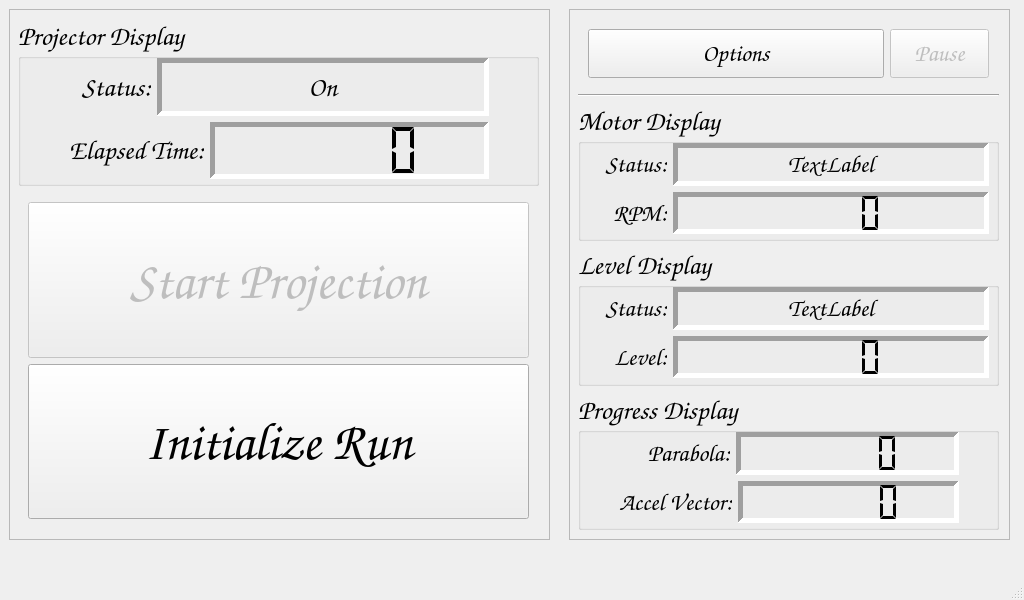
<?xml version="1.0" encoding="UTF-8"?>
<ui version="4.0">
 <class>MainWindow</class>
 <widget class="QMainWindow" name="MainWindow">
  <property name="geometry">
   <rect>
    <x>0</x>
    <y>0</y>
    <width>1024</width>
    <height>600</height>
   </rect>
  </property>
  <property name="sizePolicy">
   <sizepolicy hsizetype="Expanding" vsizetype="Expanding">
    <horstretch>0</horstretch>
    <verstretch>0</verstretch>
   </sizepolicy>
  </property>
  <property name="maximumSize">
   <size>
    <width>1024</width>
    <height>600</height>
   </size>
  </property>
  <property name="font">
   <font>
    <family>Comic Sans MS</family>
   </font>
  </property>
  <property name="windowTitle">
   <string>SpaceCal</string>
  </property>
  <property name="styleSheet">
   <string notr="true"/>
  </property>
  <widget class="QWidget" name="centralwidget">
   <property name="sizePolicy">
    <sizepolicy hsizetype="Expanding" vsizetype="Expanding">
     <horstretch>0</horstretch>
     <verstretch>0</verstretch>
    </sizepolicy>
   </property>
   <property name="maximumSize">
    <size>
     <width>1024</width>
     <height>600</height>
    </size>
   </property>
   <property name="styleSheet">
    <string notr="true"/>
   </property>
   <widget class="QFrame" name="leftFrame">
    <property name="geometry">
     <rect>
      <x>9</x>
      <y>9</y>
      <width>541</width>
      <height>531</height>
     </rect>
    </property>
    <property name="frameShape">
     <enum>QFrame::StyledPanel</enum>
    </property>
    <property name="frameShadow">
     <enum>QFrame::Raised</enum>
    </property>
    <widget class="QWidget" name="verticalLayoutWidget_3">
     <property name="geometry">
      <rect>
       <x>9</x>
       <y>9</y>
       <width>521</width>
       <height>511</height>
      </rect>
     </property>
     <layout class="QVBoxLayout" name="leftFrameLayout" stretch="2,4">
      <item>
       <widget class="QGroupBox" name="groupBox_projDisplay">
        <property name="sizePolicy">
         <sizepolicy hsizetype="Expanding" vsizetype="Expanding">
          <horstretch>0</horstretch>
          <verstretch>0</verstretch>
         </sizepolicy>
        </property>
        <property name="font">
         <font>
          <family>Comic Sans MS</family>
          <pointsize>20</pointsize>
          <bold>true</bold>
         </font>
        </property>
        <property name="title">
         <string>Projector Display</string>
        </property>
        <widget class="QWidget" name="verticalLayoutWidget_4">
         <property name="geometry">
          <rect>
           <x>50</x>
           <y>40</y>
           <width>421</width>
           <height>121</height>
          </rect>
         </property>
         <layout class="QVBoxLayout" name="verticalLayout_4" stretch="0,0">
          <item>
           <layout class="QHBoxLayout" name="horizontalLayout_2" stretch="1,4">
            <item>
             <widget class="QLabel" name="label_3">
              <property name="font">
               <font>
                <family>Comic Sans MS</family>
                <pointsize>20</pointsize>
                <bold>false</bold>
               </font>
              </property>
              <property name="text">
               <string>Status:</string>
              </property>
              <property name="alignment">
               <set>Qt::AlignRight|Qt::AlignTrailing|Qt::AlignVCenter</set>
              </property>
             </widget>
            </item>
            <item>
             <widget class="QLabel" name="statusProjector">
              <property name="font">
               <font>
                <family>Comic Sans MS</family>
                <pointsize>20</pointsize>
                <bold>false</bold>
               </font>
              </property>
              <property name="frameShape">
               <enum>QFrame::Panel</enum>
              </property>
              <property name="frameShadow">
               <enum>QFrame::Sunken</enum>
              </property>
              <property name="lineWidth">
               <number>5</number>
              </property>
              <property name="text">
               <string>On</string>
              </property>
              <property name="alignment">
               <set>Qt::AlignCenter</set>
              </property>
             </widget>
            </item>
           </layout>
          </item>
          <item>
           <layout class="QHBoxLayout" name="horizontalLayout_3" stretch="1,3">
            <item>
             <widget class="QLabel" name="label_5">
              <property name="font">
               <font>
                <family>Comic Sans MS</family>
                <pointsize>20</pointsize>
                <bold>false</bold>
               </font>
              </property>
              <property name="text">
               <string>Elapsed Time:</string>
              </property>
              <property name="alignment">
               <set>Qt::AlignRight|Qt::AlignTrailing|Qt::AlignVCenter</set>
              </property>
             </widget>
            </item>
            <item>
             <widget class="QLCDNumber" name="projectionTime">
              <property name="font">
               <font>
                <family>Comic Sans MS</family>
                <pointsize>18</pointsize>
                <bold>false</bold>
               </font>
              </property>
              <property name="frameShape">
               <enum>QFrame::Panel</enum>
              </property>
              <property name="frameShadow">
               <enum>QFrame::Sunken</enum>
              </property>
              <property name="lineWidth">
               <number>5</number>
              </property>
              <property name="digitCount">
               <number>5</number>
              </property>
              <property name="segmentStyle">
               <enum>QLCDNumber::Flat</enum>
              </property>
              <property name="intValue" stdset="0">
               <number>0</number>
              </property>
             </widget>
            </item>
           </layout>
          </item>
         </layout>
        </widget>
       </widget>
      </item>
      <item>
       <layout class="QVBoxLayout" name="btnLayoutMain" stretch="0,0">
        <property name="spacing">
         <number>-1</number>
        </property>
        <property name="leftMargin">
         <number>10</number>
        </property>
        <property name="topMargin">
         <number>10</number>
        </property>
        <property name="rightMargin">
         <number>10</number>
        </property>
        <property name="bottomMargin">
         <number>10</number>
        </property>
        <item>
         <widget class="QPushButton" name="btnProject">
          <property name="enabled">
           <bool>false</bool>
          </property>
          <property name="sizePolicy">
           <sizepolicy hsizetype="Expanding" vsizetype="Expanding">
            <horstretch>0</horstretch>
            <verstretch>0</verstretch>
           </sizepolicy>
          </property>
          <property name="font">
           <font>
            <family>Comic Sans MS</family>
            <pointsize>40</pointsize>
           </font>
          </property>
          <property name="text">
           <string>Start Projection</string>
          </property>
         </widget>
        </item>
        <item>
         <widget class="QPushButton" name="btnInit">
          <property name="enabled">
           <bool>true</bool>
          </property>
          <property name="sizePolicy">
           <sizepolicy hsizetype="Expanding" vsizetype="Expanding">
            <horstretch>0</horstretch>
            <verstretch>0</verstretch>
           </sizepolicy>
          </property>
          <property name="font">
           <font>
            <family>Comic Sans MS</family>
            <pointsize>40</pointsize>
           </font>
          </property>
          <property name="text">
           <string>Initialize Run</string>
          </property>
         </widget>
        </item>
       </layout>
      </item>
     </layout>
    </widget>
   </widget>
   <widget class="QFrame" name="rightFrame">
    <property name="geometry">
     <rect>
      <x>569</x>
      <y>9</y>
      <width>441</width>
      <height>531</height>
     </rect>
    </property>
    <property name="font">
     <font>
      <family>Comic Sans MS</family>
      <pointsize>18</pointsize>
     </font>
    </property>
    <property name="frameShape">
     <enum>QFrame::StyledPanel</enum>
    </property>
    <property name="frameShadow">
     <enum>QFrame::Raised</enum>
    </property>
    <widget class="QWidget" name="verticalLayoutWidget">
     <property name="geometry">
      <rect>
       <x>9</x>
       <y>10</y>
       <width>421</width>
       <height>511</height>
      </rect>
     </property>
     <layout class="QVBoxLayout" name="rightFrameLayout" stretch="1,0,2,2,2">
      <item>
       <layout class="QHBoxLayout" name="btnLayoutOptions" stretch="3,1">
        <property name="leftMargin">
         <number>10</number>
        </property>
        <property name="topMargin">
         <number>10</number>
        </property>
        <property name="rightMargin">
         <number>10</number>
        </property>
        <property name="bottomMargin">
         <number>10</number>
        </property>
        <item>
         <widget class="QPushButton" name="btnOptions">
          <property name="enabled">
           <bool>true</bool>
          </property>
          <property name="sizePolicy">
           <sizepolicy hsizetype="Expanding" vsizetype="Expanding">
            <horstretch>0</horstretch>
            <verstretch>0</verstretch>
           </sizepolicy>
          </property>
          <property name="font">
           <font>
            <family>Comic Sans MS</family>
            <pointsize>18</pointsize>
           </font>
          </property>
          <property name="text">
           <string>Options</string>
          </property>
         </widget>
        </item>
        <item>
         <widget class="QPushButton" name="btnPause">
          <property name="enabled">
           <bool>false</bool>
          </property>
          <property name="sizePolicy">
           <sizepolicy hsizetype="Expanding" vsizetype="Expanding">
            <horstretch>0</horstretch>
            <verstretch>0</verstretch>
           </sizepolicy>
          </property>
          <property name="font">
           <font>
            <family>Comic Sans MS</family>
            <pointsize>18</pointsize>
           </font>
          </property>
          <property name="text">
           <string>Pause</string>
          </property>
         </widget>
        </item>
       </layout>
      </item>
      <item>
       <widget class="Line" name="line">
        <property name="orientation">
         <enum>Qt::Horizontal</enum>
        </property>
       </widget>
      </item>
      <item>
       <widget class="QGroupBox" name="groupBox_4">
        <property name="font">
         <font>
          <family>Comic Sans MS</family>
          <pointsize>20</pointsize>
          <bold>true</bold>
         </font>
        </property>
        <property name="title">
         <string>Motor Display</string>
        </property>
        <widget class="QWidget" name="verticalLayoutWidget_5">
         <property name="geometry">
          <rect>
           <x>10</x>
           <y>40</y>
           <width>401</width>
           <height>91</height>
          </rect>
         </property>
         <layout class="QVBoxLayout" name="verticalLayout_5" stretch="0,0">
          <item>
           <layout class="QHBoxLayout" name="horizontalLayout_4" stretch="1,4">
            <item>
             <widget class="QLabel" name="label_6">
              <property name="font">
               <font>
                <family>Comic Sans MS</family>
                <pointsize>18</pointsize>
                <bold>false</bold>
               </font>
              </property>
              <property name="text">
               <string>Status:</string>
              </property>
              <property name="alignment">
               <set>Qt::AlignRight|Qt::AlignTrailing|Qt::AlignVCenter</set>
              </property>
             </widget>
            </item>
            <item>
             <widget class="QLabel" name="statusMotor">
              <property name="font">
               <font>
                <family>Comic Sans MS</family>
                <pointsize>18</pointsize>
                <bold>false</bold>
               </font>
              </property>
              <property name="frameShape">
               <enum>QFrame::Panel</enum>
              </property>
              <property name="frameShadow">
               <enum>QFrame::Sunken</enum>
              </property>
              <property name="lineWidth">
               <number>5</number>
              </property>
              <property name="text">
               <string>TextLabel</string>
              </property>
              <property name="alignment">
               <set>Qt::AlignCenter</set>
              </property>
             </widget>
            </item>
           </layout>
          </item>
          <item>
           <layout class="QHBoxLayout" name="horizontalLayout_5" stretch="1,4">
            <item>
             <widget class="QLabel" name="label_8">
              <property name="font">
               <font>
                <family>Comic Sans MS</family>
                <pointsize>18</pointsize>
                <bold>false</bold>
               </font>
              </property>
              <property name="text">
               <string>RPM:</string>
              </property>
              <property name="alignment">
               <set>Qt::AlignRight|Qt::AlignTrailing|Qt::AlignVCenter</set>
              </property>
             </widget>
            </item>
            <item>
             <widget class="QLCDNumber" name="lcdRpm">
              <property name="font">
               <font>
                <family>Comic Sans MS</family>
                <pointsize>18</pointsize>
                <bold>false</bold>
               </font>
              </property>
              <property name="frameShape">
               <enum>QFrame::Panel</enum>
              </property>
              <property name="frameShadow">
               <enum>QFrame::Sunken</enum>
              </property>
              <property name="lineWidth">
               <number>5</number>
              </property>
              <property name="digitCount">
               <number>5</number>
              </property>
              <property name="segmentStyle">
               <enum>QLCDNumber::Flat</enum>
              </property>
              <property name="intValue" stdset="0">
               <number>0</number>
              </property>
             </widget>
            </item>
           </layout>
          </item>
         </layout>
        </widget>
       </widget>
      </item>
      <item>
       <widget class="QGroupBox" name="groupBox">
        <property name="font">
         <font>
          <family>Comic Sans MS</family>
          <pointsize>20</pointsize>
          <bold>true</bold>
         </font>
        </property>
        <property name="title">
         <string>Level Display</string>
        </property>
        <widget class="QWidget" name="verticalLayoutWidget_6">
         <property name="geometry">
          <rect>
           <x>10</x>
           <y>40</y>
           <width>401</width>
           <height>91</height>
          </rect>
         </property>
         <layout class="QVBoxLayout" name="verticalLayout_6" stretch="0,0">
          <item>
           <layout class="QHBoxLayout" name="horizontalLayout_6" stretch="1,4">
            <item>
             <widget class="QLabel" name="label_9">
              <property name="font">
               <font>
                <family>Comic Sans MS</family>
                <pointsize>18</pointsize>
                <bold>false</bold>
               </font>
              </property>
              <property name="text">
               <string>Status:</string>
              </property>
              <property name="alignment">
               <set>Qt::AlignRight|Qt::AlignTrailing|Qt::AlignVCenter</set>
              </property>
             </widget>
            </item>
            <item>
             <widget class="QLabel" name="statusLevel">
              <property name="font">
               <font>
                <family>Comic Sans MS</family>
                <pointsize>18</pointsize>
                <bold>false</bold>
               </font>
              </property>
              <property name="frameShape">
               <enum>QFrame::Panel</enum>
              </property>
              <property name="frameShadow">
               <enum>QFrame::Sunken</enum>
              </property>
              <property name="lineWidth">
               <number>5</number>
              </property>
              <property name="text">
               <string>TextLabel</string>
              </property>
              <property name="alignment">
               <set>Qt::AlignCenter</set>
              </property>
             </widget>
            </item>
           </layout>
          </item>
          <item>
           <layout class="QHBoxLayout" name="horizontalLayout_7" stretch="1,4">
            <item>
             <widget class="QLabel" name="label_11">
              <property name="font">
               <font>
                <family>Comic Sans MS</family>
                <pointsize>18</pointsize>
                <bold>false</bold>
               </font>
              </property>
              <property name="text">
               <string>Level:</string>
              </property>
              <property name="alignment">
               <set>Qt::AlignRight|Qt::AlignTrailing|Qt::AlignVCenter</set>
              </property>
             </widget>
            </item>
            <item>
             <widget class="QLCDNumber" name="lcdLevel">
              <property name="font">
               <font>
                <family>Comic Sans MS</family>
                <pointsize>18</pointsize>
                <bold>false</bold>
               </font>
              </property>
              <property name="frameShape">
               <enum>QFrame::Panel</enum>
              </property>
              <property name="frameShadow">
               <enum>QFrame::Sunken</enum>
              </property>
              <property name="lineWidth">
               <number>5</number>
              </property>
              <property name="digitCount">
               <number>5</number>
              </property>
              <property name="segmentStyle">
               <enum>QLCDNumber::Flat</enum>
              </property>
              <property name="intValue" stdset="0">
               <number>0</number>
              </property>
             </widget>
            </item>
           </layout>
          </item>
         </layout>
        </widget>
       </widget>
      </item>
      <item>
       <widget class="QGroupBox" name="groupBox_2">
        <property name="font">
         <font>
          <family>Comic Sans MS</family>
          <pointsize>20</pointsize>
          <bold>true</bold>
         </font>
        </property>
        <property name="title">
         <string>Progress Display</string>
        </property>
        <widget class="QWidget" name="verticalLayoutWidget_7">
         <property name="geometry">
          <rect>
           <x>40</x>
           <y>40</y>
           <width>341</width>
           <height>91</height>
          </rect>
         </property>
         <layout class="QVBoxLayout" name="verticalLayout_7" stretch="0,0">
          <item>
           <layout class="QHBoxLayout" name="horizontalLayout_8" stretch="1,2">
            <item>
             <widget class="QLabel" name="label_12">
              <property name="font">
               <font>
                <family>Comic Sans MS</family>
                <pointsize>18</pointsize>
                <bold>false</bold>
               </font>
              </property>
              <property name="text">
               <string>Parabola:</string>
              </property>
              <property name="alignment">
               <set>Qt::AlignRight|Qt::AlignTrailing|Qt::AlignVCenter</set>
              </property>
             </widget>
            </item>
            <item>
             <widget class="QLCDNumber" name="lcdParabola">
              <property name="sizePolicy">
               <sizepolicy hsizetype="Expanding" vsizetype="Minimum">
                <horstretch>0</horstretch>
                <verstretch>0</verstretch>
               </sizepolicy>
              </property>
              <property name="font">
               <font>
                <family>Comic Sans MS</family>
                <pointsize>18</pointsize>
                <bold>false</bold>
               </font>
              </property>
              <property name="frameShape">
               <enum>QFrame::Panel</enum>
              </property>
              <property name="frameShadow">
               <enum>QFrame::Sunken</enum>
              </property>
              <property name="lineWidth">
               <number>5</number>
              </property>
              <property name="segmentStyle">
               <enum>QLCDNumber::Flat</enum>
              </property>
             </widget>
            </item>
           </layout>
          </item>
          <item>
           <layout class="QHBoxLayout" name="horizontalLayout_9" stretch="1,2">
            <item>
             <widget class="QLabel" name="label_14">
              <property name="font">
               <font>
                <family>Comic Sans MS</family>
                <pointsize>18</pointsize>
                <bold>false</bold>
               </font>
              </property>
              <property name="text">
               <string>Accel Vector:</string>
              </property>
              <property name="alignment">
               <set>Qt::AlignRight|Qt::AlignTrailing|Qt::AlignVCenter</set>
              </property>
             </widget>
            </item>
            <item>
             <widget class="QLCDNumber" name="lcdAccelVector">
              <property name="sizePolicy">
               <sizepolicy hsizetype="Minimum" vsizetype="Minimum">
                <horstretch>0</horstretch>
                <verstretch>0</verstretch>
               </sizepolicy>
              </property>
              <property name="font">
               <font>
                <family>Comic Sans MS</family>
                <pointsize>18</pointsize>
                <bold>false</bold>
               </font>
              </property>
              <property name="frameShape">
               <enum>QFrame::Panel</enum>
              </property>
              <property name="frameShadow">
               <enum>QFrame::Sunken</enum>
              </property>
              <property name="lineWidth">
               <number>5</number>
              </property>
              <property name="smallDecimalPoint">
               <bool>false</bool>
              </property>
              <property name="digitCount">
               <number>5</number>
              </property>
              <property name="segmentStyle">
               <enum>QLCDNumber::Flat</enum>
              </property>
              <property name="intValue" stdset="0">
               <number>0</number>
              </property>
             </widget>
            </item>
           </layout>
          </item>
         </layout>
        </widget>
       </widget>
      </item>
     </layout>
    </widget>
   </widget>
  </widget>
  <widget class="QMenuBar" name="menubar">
   <property name="geometry">
    <rect>
     <x>0</x>
     <y>0</y>
     <width>1024</width>
     <height>24</height>
    </rect>
   </property>
  </widget>
  <widget class="QStatusBar" name="statusbar"/>
 </widget>
 <resources/>
 <connections/>
</ui>
